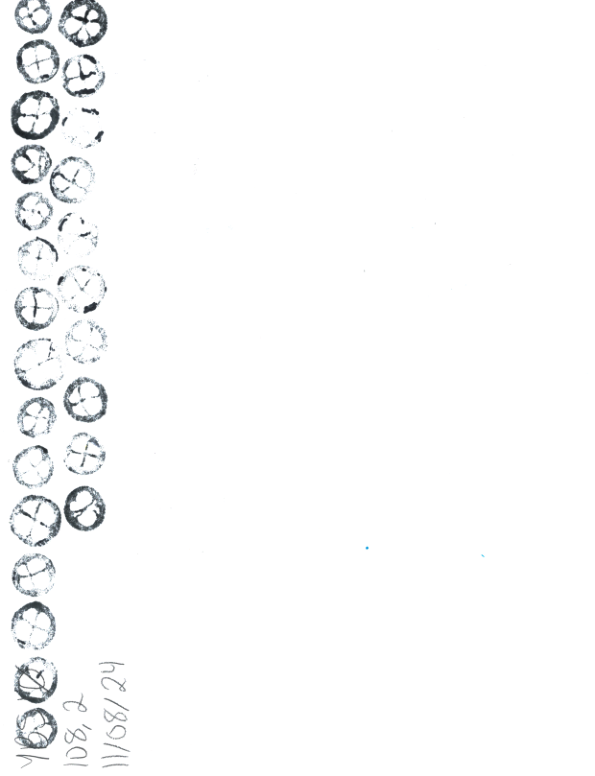
#> input picture External_structure/page_1.png, 595 x 776 px; its folder holds 8 pictures in this run
$ jupyter execute --allow-errors Locules_detection.ipynb
#> lines starting #> are read from the running program, lines starting #| are printed output that depends on the picture; after the words box and inside, x2 and y2 are one past the last pixel; in counts of white or black regions, pixels touching at a corner belong together
[cell 1]
import fitz
import cv2
import csv
import imutils
import numpy as np
import matplotlib.pyplot as plt
import pytesseract

[cell 2]
pdf_document = "./PDF/Test.pdf"
#> (the rest of this cell did not finish here and is left out)

[cell 3]
# Read image
img = cv2.imread('./page_1.png')
#> img is the input picture: shape (776, 595, 3); mean B, G, R 250.9, 250.7, 250.3
gray_img = cv2.cvtColor(img, cv2.COLOR_BGR2GRAY)

[cell 4]
def is_contour_bad(c, min_area=0.5):
    """
    Determina si un contorno es "malo" basado en su tamaño y si está cerrado.

    Parámetros:
    - c: Contorno que se va a analizar.
    - min_area: Área mínima para considerar un contorno como "bueno".

    Retorna:
    - True si el contorno es "malo" (pequeño o no cerrado).
    - False si el contorno es "bueno" (suficientemente grande y cerrado).
    """
    # Calcular el área del contorno
    area = cv2.contourArea(c)

    # Verificar si el contorno es muy pequeño
    if area < min_area:
        return True  # Es "malo" si el área es menor que el mínimo

    # Verificar si el contorno es cerrado (convexo)
    if cv2.isContourConvex(c):  # Si no es convexo, lo consideramos "malo"
        return True

    # Si pasa ambas condiciones, el contorno es "bueno"
    return False

[cell 5]
# Convertir a escala de grises si no está ya
gray = cv2.cvtColor(img, cv2.COLOR_BGR2GRAY)

# Umbral automático con Otsu
_, binary = cv2.threshold(gray, 100, 255, cv2.THRESH_BINARY_INV + cv2.THRESH_OTSU)
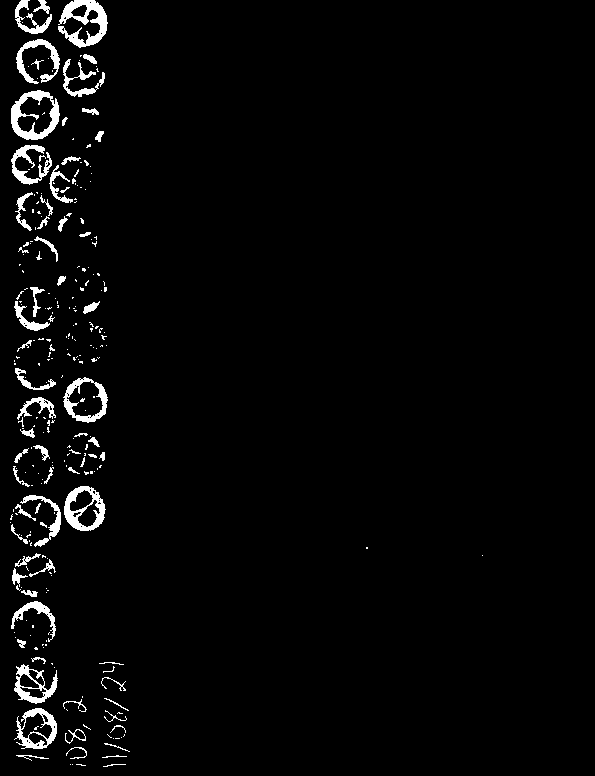
#> binary: shape (776, 595); 2.8% white; 270 white regions (200 under 20 px), largest, box (x1, y1, x2, y2) and area: (58, 0, 108, 48) 1100, (11, 90, 60, 140) 1002, (64, 486, 106, 531) 846


plt.imshow(cv2.cvtColor(binary, cv2.COLOR_BGR2RGB))
plt.axis('off')
plt.show()

[cell 6]
# Detectar contornos (modo TREE para jerarquía, sin filtrar)
contours, hierarchy = cv2.findContours(binary, cv2.RETR_TREE, cv2.CHAIN_APPROX_SIMPLE)
#> contours = 357 contours, 297 with area under 20; largest, box (x1, y1, x2, y2) and area: (11, 90, 60, 140) 1828, (63, 377, 108, 423) 1459, (64, 486, 106, 531) 1395, (14, 708, 57, 749) 1177, (58, 0, 108, 48) 1080

# Convertir la jerarquía a un arreglo para facilitar el acceso
hierarchy = hierarchy[0]  # La jerarquía viene en un arreglo anidado

[cell 7]
# Detectar frutos (contornos externos) y sus lóculos
fruit_locus_map = {}  # Diccionario para mapear frutos y sus lóculos
for i in range(len(contours)):
    # Identificar contornos externos (frutos)
    if hierarchy[i][3] == -1:  # Sin padre => es un fruto
        fruit_locus_map[i] = []  # Inicializar lista de lóculos para este fruto

    # Si tiene un padre, es un lóculo
    elif hierarchy[i][3] != -1:  # Tiene un padre => es un lóculo
        parent_index = hierarchy[i][3]  # Índice del fruto (padre)
        if parent_index in fruit_locus_map:
            fruit_locus_map[parent_index].append(i)  # Asociar lóculo al fruto
#> this loop made 357 passes
#> parent_index on passes 15, 22, 23, 24, 25, 26, 27, 28, 29, 30, 31, 32: 13, 20, 20, 20, 20, 20, 20, 20, 20, 20, 20, 30
#> after the loop, fruit_locus_map = 265 items

# Filtrar contornos padres sin lóculos
filtered_fruit_locus_map = {
    fruit_idx: loculi
    for fruit_idx, loculi in fruit_locus_map.items()
    if len(loculi) > 0  # Mantener solo los frutos con lóculos internos
}
#> filtered_fruit_locus_map = 28 items

# Filtrar lóculos con área 0
final_fruit_locus_map = {}
for fruit_idx, loculi in filtered_fruit_locus_map.items():
    # Filtrar lóculos cuyo área sea mayor a 0
    filtered_loculi = [loculus_idx for loculus_idx in loculi if cv2.contourArea(contours[loculus_idx]) > 1]

    # Solo agregar frutos si tienen lóculos válidos
    if len(filtered_loculi) > 0:
        final_fruit_locus_map[fruit_idx] = filtered_loculi
#> this loop made 28 passes
#> (fruit_idx, filtered_loculi) on passes 2, 3, 6, 7, 8, 10, 13, 14, 15, 17, 21, 25: (20, [21, 22, 23, 24, 25, 26, 27, 28, 29, 30]), (38, [39, 40, 41, 42, 43, 44]), (62, [63, 64, 65, 66]), (77, [78, 79, 80]), (84, [85, 86, 87]), (105, [106, 107, 108, 109, 110, 111, 112, 113, 114, 115]), (162, [163, 164, 165, 166, 167, 168]), (170, [171, 172, 173, 174, 175, 176, 177, 178, 182, 183]), (186, [187, 188, 189]), (243, [244, 245]), (313, [314, 315, 316, 317]), (339, [340, 341])
#> (fruit_idx, loculi, filtered_loculi) on passes 1, 4, 5, 9, 11, 12: (13, [14], [14]), (47, [48], [48]), (54, [55], [55]), (103, [104], [104]), (144, [145], [145]), (152, [153], [153])
#> after the loop, final_fruit_locus_map = 28 items


# Dibujar frutos y sus lóculos
image_with_contours = img.copy()

for fruit_idx, loculi in final_fruit_locus_map.items():
    # Dibujar contorno del fruto
    cv2.drawContours(image_with_contours, contours, fruit_idx, (0, 255, 0), 3)

    # Dibujar contornos de los lóculos asociados al fruto
    for loculus_idx in loculi:
        cv2.drawContours(image_with_contours, contours, loculus_idx, (255, 0, 0), 2)

    # Obtener la posición del fruto para anotar el número de lóculos
    x, y, w, h = cv2.boundingRect(contours[fruit_idx])  # Coordenadas del rectángulo delimitador
    num_loculi = len(loculi)  # Número de lóculos asociados

    # Asegurarse de que la posición del texto esté dentro de los límites de la imagen
    text_x = x
    text_y = max(y - 10, 20)  # Si y-10 es menor a 0, ajustar a 20

    # Dibuja un rectángulo como fondo del texto para mayor visibilidad
    cv2.rectangle(image_with_contours, (text_x, text_y - 15), (text_x + 40, text_y + 5), (0, 0, 0), -1)

    # Anotar el número de lóculos encima del fruto
    cv2.putText(
        image_with_contours,
        f"{num_loculi}",  # Texto a mostrar (número de lóculos)
        (x, y - 10),  # Posición del texto (encima del fruto)
        cv2.FONT_HERSHEY_SIMPLEX,  # Fuente del texto
        0.8,  # Tamaño de la fuente
        (255, 255, 255),  # Color del texto (blanco)
        2,  # Grosor del texto
        cv2.LINE_AA  # Tipo de línea
    )
#> this loop made 28 passes
#> (fruit_idx, loculi, x, y, w, h, num_loculi, text_x) on passes 1 to 8: (13, [14], 65, 729, 21, 15, 1, 65), (20, [21, 22, 23, 24, 25, 26, 27, 28, 29, 30], 14, 708, 43, 41, 10, 14), (38, [39, 40, 41, 42, 43, 44], 14, 664, 44, 40, 6, 14), (47, [48], 31, 657, 15, 7, 1, 31), (54, [55], 17, 639, 9, 9, 1, 17), (62, [63, 64, 65, 66], 11, 601, 45, 41, 4, 11), (77, [78, 79, 80], 29, 559, 27, 18, 3, 29), (84, [85, 86, 87], 15, 553, 26, 14, 3, 15)
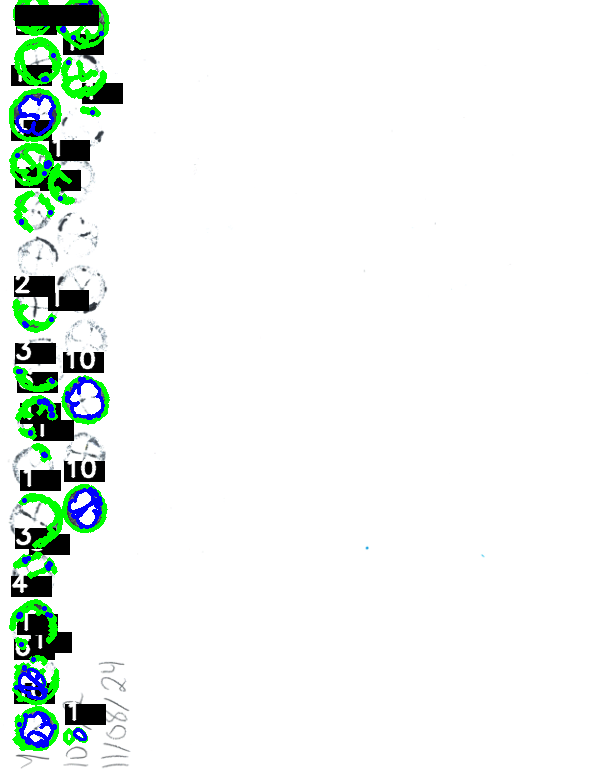
#> image_with_contours: shape (776, 595, 3); 7.09% of pixels changed, all inside (x1, y1, x2, y2) = (9, 0, 123, 751)

# Mostrar la imagen con frutos, lóculos y anotaciones
plt.imshow(cv2.cvtColor(image_with_contours, cv2.COLOR_BGR2RGB))
plt.title("Frutos, lóculos y anotaciones")
plt.axis('off')
plt.show()

# Guardar la imagen anotada
output_path = "frutos_loculos_anotados.png"
cv2.imwrite(output_path, image_with_contours)
print(f"Imagen anotada guardada en: {output_path}")

[cell 8]
# Contar frutos (contornos externos)
fruit_count = 0
for i in range(len(contours)):
    if hierarchy[i][3] == -1:  # Sin padre => es un fruto
        fruit_count += 1
#> after the loop, fruit_count = 265

# Imprimir el número de frutos detectados
print(f"Número total de frutos detectados: {fruit_count}")
#| Número total de frutos detectados: 265

[cell 9]
# Save locule statistics
# Crear una lista para almacenar los datos
results = []

# Procesar `fruit_locus_map` y calcular métricas adicionales para cada fruto
for fruit_id, loculi in filtered_fruit_locus_map.items():  # Usar `fruit_id` directamente de las claves del diccionario
    # Calcular el número de lóculos
    n_locules = len(loculi)

    # Calcular métricas (mean, SD, CV) si hay lóculos
    if loculi:
        locule_areas = [cv2.contourArea(contours[locule]) for locule in loculi]
        locule_mean = np.mean(locule_areas)
        locule_sd = np.std(locule_areas, ddof=1)
        locule_cv = (locule_sd / locule_mean) * 100 if locule_mean != 0 else 0
    else:
        locule_mean = 0
        locule_sd = 0
        locule_cv = 0

    # Obtener la posición del fruto a partir del índice en `fruit_id`
    # Convertir el fruit_id a un índice si es necesario o usa directamente el índice correspondiente
    index = fruit_id  # Usar directamente fruit_id como índice
    x, y, w, h = cv2.boundingRect(contours[index])  # Obtener las coordenadas de posición


    # Agregar los datos a la lista de resultados
    results.append({
        "ID_Fruit": fruit_id,  # Usar el ID original
        "N_Locules": n_locules,
        "Mean_Area": locule_mean,
        "SD_Area": locule_sd,
        "CV_Area": locule_cv,
        "Position_X": x,
        "Position_Y": y
    })
#> this loop made 28 passes
#> (fruit_id, loculi, n_locules, locule_areas, locule_mean, locule_sd, locule_cv, index) on passes 1 to 5: (13, [14], 1, [70.5], 70.5, nan, nan, 13), (20, [21, 22, 23, 24, 25, 26, 27, 28, 29, 30], 10, [5.5, 2, 4, 150.5, 4, 2, 28.5, 2, 2, 479.5], 68, 151.7, 223.1, 20), (38, [39, 40, 41, 42, 43, 44], 6, [4, 174, 2, 182.5, 122.5, 4], 81.5, 88.06, 108, 38), (47, [48], 1, [2], 2, nan, nan, 47), (54, [55], 1, [2], 2, nan, nan, 54)
#> (fruit_id, loculi, n_locules, locule_mean, locule_sd, locule_cv, index, x) on pass 27: (350, [351, 352], 2, 2, 0, 0, 350, 33)
#> after the loop, results = 28 items

# Definir el nombre del archivo CSV de salida
output_csv = "numero_loculos_y_posicion_por_fruto.csv"

# Guardar los resultados en un archivo CSV
with open(output_csv, mode="w", newline="") as file:
    # Crear un escritor de CSV con los encabezados definidos
    writer = csv.DictWriter(file, fieldnames=["ID_Fruit", "N_Locules", "Mean_Area", "SD_Area", "CV_Area", "Position_X", "Position_Y"])

    # Escribir la fila de encabezado (columnas) en el archivo CSV
    writer.writeheader()

    # Escribir las filas de datos en el archivo
    writer.writerows(results)

# Imprimir un mensaje de confirmación
print(f"Resultados guardados en: {output_csv}")

[cell 10]
# Definir la resolución en DPI (ajusta según la imagen)
dpi = 600  # Cambia este valor si tu resolución es diferente
pixels_per_cm = dpi / 2.54  # Píxeles por cm

# Dibujar frutos y anotar únicamente el diámetro en cm
image_with_contours = img.copy()

for fruit_idx, loculi in fruit_locus_map.items():
    # Obtener la posición del fruto y su ancho
    x, y, w, h = cv2.boundingRect(contours[fruit_idx])  # Coordenadas del rectángulo delimitador

    # Convertir el ancho del fruto a centímetros y redondear a dos decimales
    width_cm = round(w / pixels_per_cm, 2)

    # Asegurarse de que la posición del texto esté dentro de los límites de la imagen
    text_x = x
    text_y = max(y - 10, 10)  # Si y-10 es menor a 0, ajustar a 10

    # Dibuja un rectángulo como fondo del texto para mayor visibilidad
    cv2.rectangle(image_with_contours, (text_x, text_y - 20), (text_x + 100, text_y + 10), (0, 0, 0), -1)

    # Anotar únicamente el diámetro (ancho del fruto) en cm
    cv2.putText(
        image_with_contours,
        f"{width_cm}",  # Mostrar solo el número redondeado en cm
        (text_x, text_y),  # Posición del texto
        cv2.FONT_HERSHEY_SIMPLEX,  # Fuente del texto
        0.6,
        (255, 255, 255),  # Color del texto (blanco)
        2,  # Grosor del texto
        cv2.LINE_AA  # Tipo de línea
    )
#> this loop made 265 passes
#> (fruit_idx, loculi) on passes 13 to 15: (12, []), (13, [14]), (15, [])
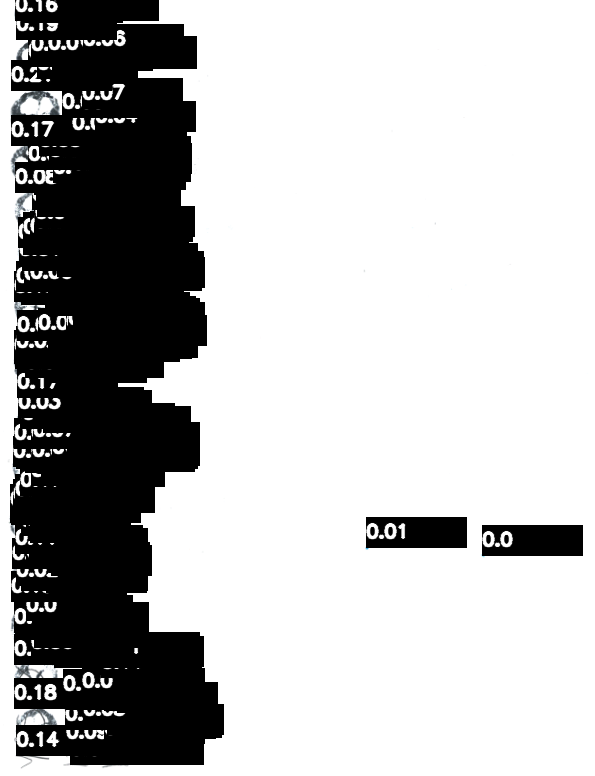
#> image_with_contours: shape (776, 595, 3); mean B, G, R 186, 185.9, 185.9

# Mostrar la imagen con frutos y diámetros en cm anotados
plt.imshow(cv2.cvtColor(image_with_contours, cv2.COLOR_BGR2RGB))
plt.title("Diámetros de frutos en cm")
plt.axis('off')
plt.show()

# Guardar la imagen anotada
output_path = "frutos_diametro_cm_anotados.png"
cv2.imwrite(output_path, image_with_contours)
print(f"Imagen anotada guardada en: {output_path}")

[cell 11]
# Dibujar frutos con el diámetro más largo y anotarlo
image_with_contours = img.copy()

for fruit_idx, loculi in fruit_locus_map.items():
    # Obtener los puntos del contorno del fruto
    contour = contours[fruit_idx]

    # Encontrar la distancia máxima entre dos puntos del contorno (diámetro más largo)
    max_dist = 0
    start_point = (0, 0)
    end_point = (0, 0)
    for i in range(len(contour)):
        for j in range(i + 1, len(contour)):
            dist = cv2.norm(contour[i][0] - contour[j][0])  # Calcular la distancia entre puntos
            if dist > max_dist:
                max_dist = dist
                start_point = tuple(contour[i][0])
                end_point = tuple(contour[j][0])

    # Convertir el diámetro a cm y redondear
    diameter_cm = round(max_dist / pixels_per_cm, 2)

    # Dibujar la línea del diámetro más largo
    cv2.line(image_with_contours, start_point, end_point, (255, 0, 0), 2)  # Línea azul de grosor 2

    # Anotar el diámetro encima del fruto
    text_x = min(start_point[0], end_point[0])  # Elegir la coordenada x menor para colocar el texto
    text_y = min(start_point[1], end_point[1]) - 10  # Ajustar para colocar encima
    text_y = max(text_y, 10)  # Asegurarse de que el texto no salga de la imagen
    cv2.rectangle(image_with_contours, (text_x, text_y - 15), (text_x + 50, text_y + 5), (0, 0, 0), -1)  # Fondo negro
    cv2.putText(
        image_with_contours,
        f"{diameter_cm}",  # Texto con el diámetro en cm
        (text_x, text_y),
        cv2.FONT_HERSHEY_SIMPLEX,
        0.5,  # Tamaño de la fuente
        (255, 255, 255),  # Color del texto (blanco)
        1,  # Grosor de la fuente
        cv2.LINE_AA
    )
#> this loop made 265 passes
#> (fruit_idx, loculi) on passes 1 to 3: (0, []), (1, []), (2, [])
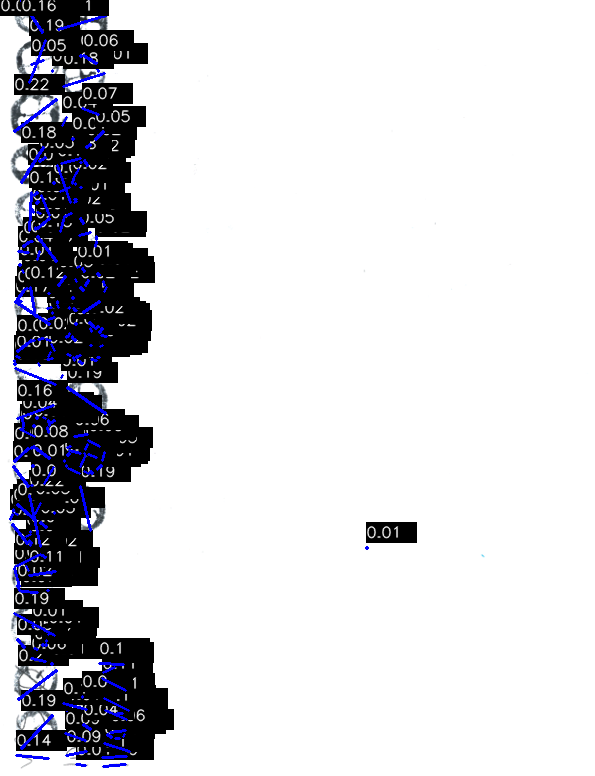
#> image_with_contours: shape (776, 595, 3); 17.1% of pixels changed, all inside (x1, y1, x2, y2) = (0, 0, 417, 768)

# Mostrar la imagen con frutos y diámetros más largos anotados
plt.imshow(cv2.cvtColor(image_with_contours, cv2.COLOR_BGR2RGB))
plt.title("Diámetros más largos de frutos")
plt.axis('off')
plt.show()

# Guardar la imagen anotada
output_path = "frutos_diametro_largo_anotados.png"
cv2.imwrite(output_path, image_with_contours)
print(f"Imagen anotada guardada en: {output_path}")
